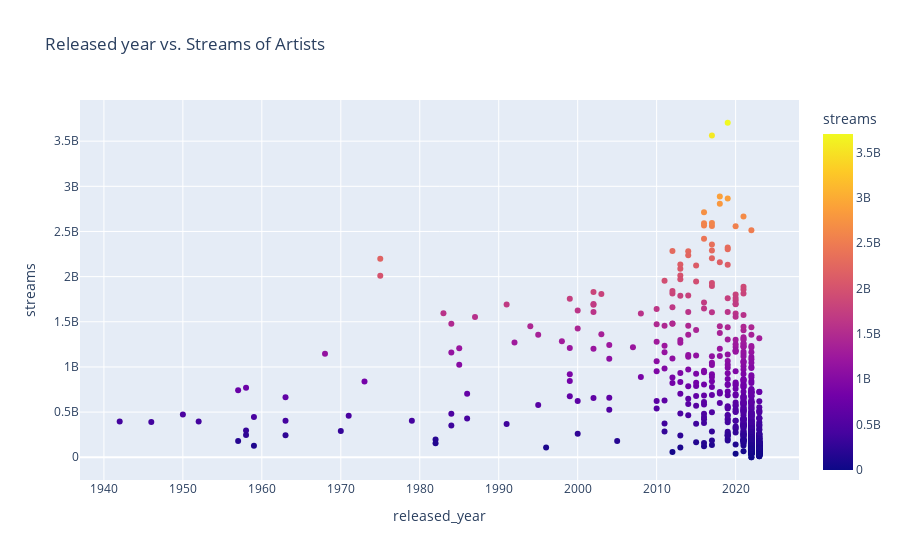

Write notebook code for a chart like this one.
### Markdown cell above
- How about the year? Does it have any effect?

### Code cell
fig = px.scatter(df, x='released_year', y='streams', color='streams',
                 title='Released year vs. Streams of Artists',
                 
                 hover_name='track_name')
fig.show();

### Figure 1 — Plotly figure (JSON) as saved in the notebook; plotly's stock layout.template omitted (floating-point values rounded to 4 significant figures; data arrays with more than 128 entries replaced by an {"elided": "..."} marker saying what was removed)
{"data": [{"hovertemplate": "<b>%{hovertext}</b><br><br>released_year=%{x}<br>streams=%{marker.color}<extra></extra>", "hovertext": {"elided": "848 str values"}, "legendgroup": "", "marker": {"color": {"elided": "848 int values"}, "coloraxis": "coloraxis", "symbol": "circle"}, "mode": "markers", "name": "", "orientation": "v", "showlegend": false, "type": "scatter", "x": {"elided": "848 int values"}, "xaxis": "x", "y": {"elided": "848 int values"}, "yaxis": "y"}], "layout": {"coloraxis": {"colorbar": {"title": {"text": "streams"}}, "colorscale": [[0, "#0d0887"], [0.1111, "#46039f"], [0.2222, "#7201a8"], [0.3333, "#9c179e"], [0.4444, "#bd3786"], [0.5556, "#d8576b"], [0.6667, "#ed7953"], [0.7778, "#fb9f3a"], [0.8889, "#fdca26"], [1, "#f0f921"]]}, "legend": {"tracegroupgap": 0}, "title": {"text": "Released year vs. Streams of Artists"}, "xaxis": {"anchor": "y", "domain": [0, 1], "title": {"text": "released_year"}}, "yaxis": {"anchor": "x", "domain": [0, 1], "title": {"text": "streams"}}}}
